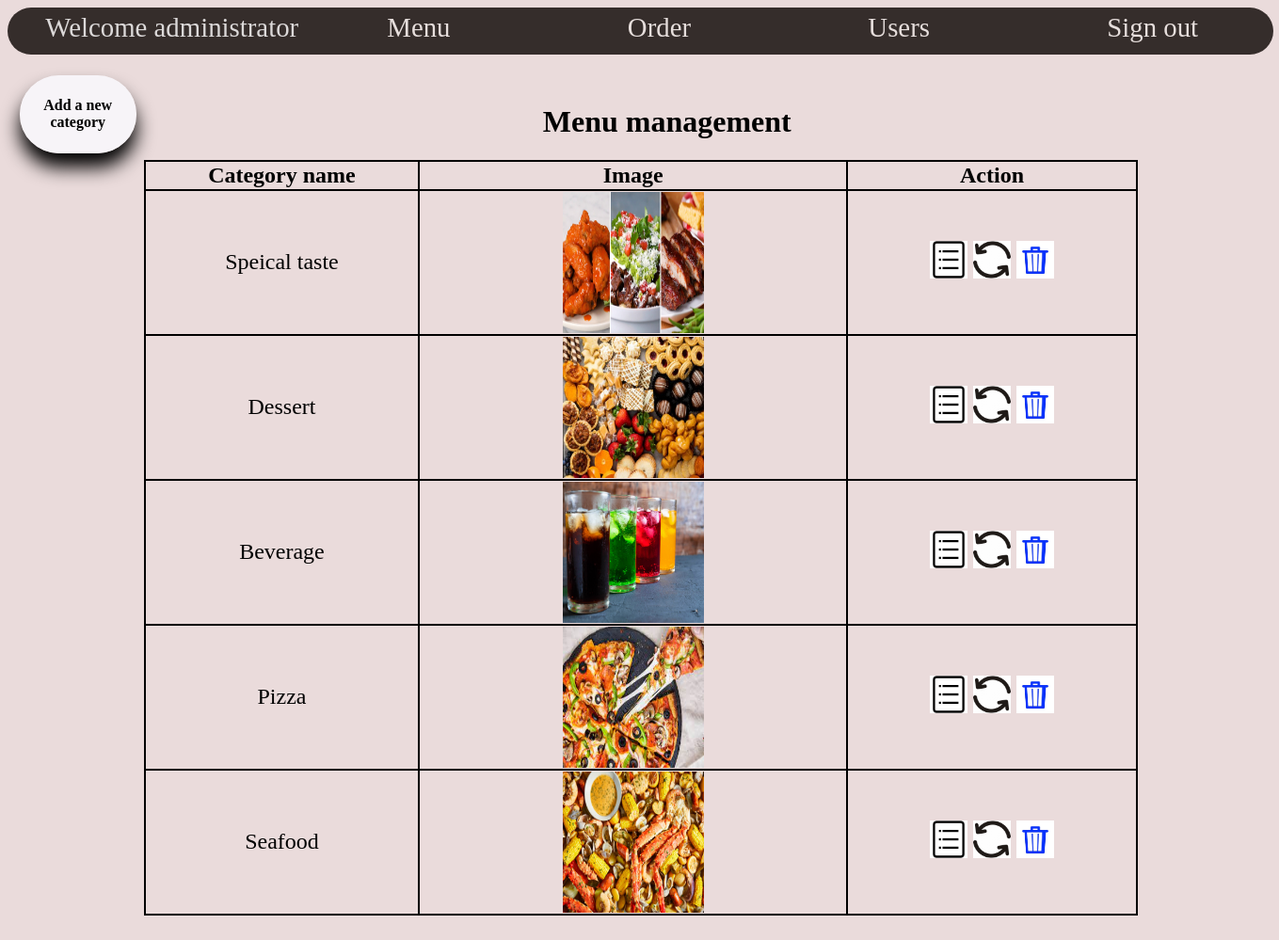
Page /admin/menu.php (signed in) on the committed database.
### tables this page shows
CREATE TABLE `category` (
  `id` int(100) NOT NULL,
  `name` text NOT NULL,
  `image` text NOT NULL
);

### admin/menu.php (the view, shortened to what this page needs)
<?php
   include ("functions/connection.php");
?>
<html>
<head>
   <link href="pages style/mainpage.css" rel="stylesheet">
</head>
<body>
     <div id="box1">
       <section id="text">Welcome administrator<a href="menu.php" id="menubutton">Menu</a><a href="order.php" id="orderbutton">Order</a><a href="user.php" id="userbutton">Users</a><a href="logout.php" id="logoutbutton">Sign out</a></section>
     </div>
     <div style="margin:0 auto; height: 4%;"></div>
     <div style="margin:0 auto; width:1300px; min-width:1320px;">
     <div id="box2"><h1 align="center" >Menu management</h1></div>
   <div id="buttons">
      <div id="addanitem">
           <a href="addacategory.php" id="addanitem"><h4>Add a new category</h4></a>
      </div>
   </div>
   <div style="margin: 0 auto;">
   <table class="table">
     <thead>
        <tr>
          <th width="80px">Category name</th>
          <th width="80px">Image</th>
          <th width="100px">Action</th>
        </tr>
     </thead>
       <?php
         $query="select * from category order by id asc";
         $result= mysqli_query($con,$query);
         while($row = mysqli_fetch_array($result))
         {
            ?>
                <tr>
                   <td align="center"><?php echo $row['name'] ?></td>
                   <td align="center"><?php echo "<img src='../{$row['image']}' width='150px'' height='150px'/>" ?></td>
                   <td align="center" id="detailbox"><abbr title="Detail of the category"><a href="detail.php?detail=<?php echo $row['id'] ?>" id="detail"><img src="../images/detail.jpg" width="40px" height="40px"/></a></abbr>
                   <abbr title="Update the category"><a href="functions/update.php?update=<?php echo $row['id'] ?>" id="update"><img src="../images/update.jpg" width="40px" height="40px"/></a></abbr>
                   <abbr title="Delete the category"><a href="functions/deletecategory.php?delete=<?php echo $row['id'] ?>" id="delete"><img src="../images/delete.jpg" width="40px" height="40px"/></a></abbr></td>
                </tr>
            <?php
         }
       ?>
    </table>
    </div>
    <br><br>
</div>
</body>
</html>

### admin/pages style/mainpage.css (style rules this page uses)
body { background-color: #EADBDB; width:99%; min-width:1341px; height:100%; min-height: 600px; }
#box1 { font-size: 180%; background-color: #352D2B; width: 99%; min-width: 1330px;; height: 50px; min-height: 50px; max-height: 50px; border-radius: 200px; position: fixed; }
#box2 { margin-top: 50px; margin-right:500px; float: right; }
#text { position: relative; left: 3%; top: 10%; width: 70%; color: #DCD9D9; }
a#menubutton { text-decoration: none; position: relative; left: 10%; color: #E6DEDC; }
a#orderbutton { text-decoration: none; position: relative; left: 30%; color: #E6DEDC; }
a#userbutton { text-decoration: none; position: relative; left: 50%; color: #E6DEDC; }
a#logoutbutton { text-decoration: none; position: relative; left: 70%; color: #E6DEDC; }
div#buttons { text-align: center; margin: auto; position: fixed; }
div#addanitem { width: 120px; min-width: 120px; background: rgba(250,250,255,.8); box-shadow: 0 15px 20px rgba(0,0,0,2); padding: 2px; border-radius: 190px; text-align: center; margin: auto; position: fixed; float: left; margin-top: 40px; }
a#addanitem { text-decoration: none; color:black ; }
.table { border-collapse: collapse; margin: 30px auto; font-size: 150%; width: 80%; }
td,th { border: 2px solid black; }
a#delete { text-decoration: none; }
a#update { text-decoration: none; }
a#detail { text-decoration: none; }

### rows in the picture
category: name "Speical taste", image (picture)
category: name "Dessert", image (picture)
category: name "Beverage", image (picture)
category: name "Pizza", image (picture)
category: name "Seafood", image (picture)
